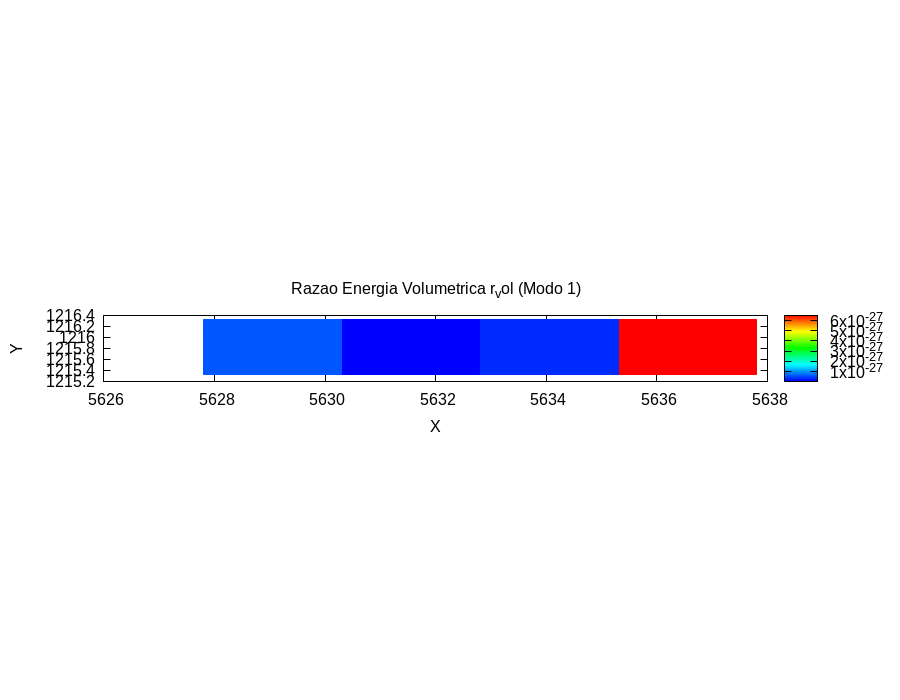

This figure's gnuplot source:
reset
set terminal pngcairo size 900,700 enhanced font 'Arial,12'
set output 'output_gnuplot/locking_rvol_mode1.png'
set title 'Razao Energia Volumetrica r_vol (Modo 1)'
set xlabel 'X'
set ylabel 'Y'
set size ratio -1
set grid lc rgb '#e0e0e0' dt 2
set palette defined (0 'blue', 0.25 'cyan', 0.5 'green', 0.75 'yellow', 1 'red')
set colorbox
set cbrange [  3.461741E-29:  6.530713E-27]
set cblabel 'field'
plot 'output_gnuplot/locking_rvol_mode1.dat' using 1:2:3 with filledcurves closed lc palette title ''
